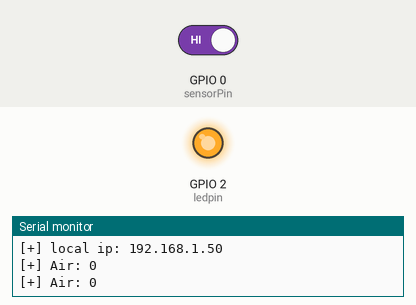
Bench run of a sketch on a simulated ESP8266 (NodeMCU). On the bench: output pins drawn as LEDs (lit = HIGH), the last lines printed to the serial monitor. The test bench sets the inputs (shaded band); at power-on: GPIO 0 (sensorPin) HIGH. WiFi joins after 1.5 s; servers stay silent unless stated; uploads are accepted with an empty reply.

Above: at 3.0 s.
3.1 s: GPIO 0 (sensorPin) driven LOW
At 7.5 s:
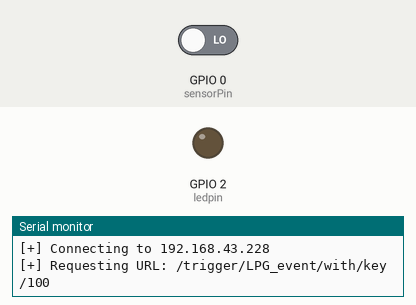
Timing chart, 0 to 13.1 s (numbered marks = the images above; inputs shaded):
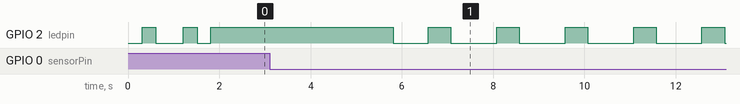

The sketch:

CODE.ino
```cpp
#include <ESP8266WiFi.h>
#include <ArduinoJson.h>

const char *ssid = "mmd";         // WiFi Name
const char *pass = "mgstudio884"; // WiFi Password

const int httpPort = 5550;
const char *host = "192.168.43.228";
const char *DeviceKey  = "100";

const int ledpin = 2;
const int sensorPin = 0;
int lpg;

void send_event();

WiFiClient client;

void setup()
{
       Serial.begin(115200);
       delay(10);

       pinMode(ledpin, OUTPUT);
       pinMode(sensorPin, INPUT);
       digitalWrite(ledpin, HIGH);

       Serial.println("[+] Connecting to ");
       Serial.println(ssid);

       WiFi.begin(ssid, pass);

       while (WiFi.status() != WL_CONNECTED)
     {
            Serial.print(".");
            digitalWrite(ledpin, LOW);
            delay(300);
            digitalWrite(ledpin, HIGH);
            delay(300);
            digitalWrite(ledpin, LOW);
            delay(300);
            digitalWrite(ledpin, HIGH);
     }
      Serial.println("");
      Serial.println("[+] WiFi connected");
      Serial.print("[+] local ip: ");
      Serial.println(WiFi.localIP());
 }
void loop()
{
     lpg = !digitalRead(sensorPin);

     Serial.print("[+] Air: ");
     Serial.println(lpg);

     if (lpg == 1)
     {

     digitalWrite(ledpin, HIGH);
     delay(2000);
     digitalWrite(ledpin, LOW);
     send_event();

     }
     delay(1000);
}

void send_event(){

  Serial.print("[+] Connecting to ");
  Serial.println(host);

  WiFiClient client;

  if (!client.connect(host, httpPort)) {

    Serial.println("[+] Connection failed");
    digitalWrite(ledpin, LOW);
    delay(500);
    digitalWrite(ledpin, HIGH);
    delay(500);
    digitalWrite(ledpin, LOW);
    delay(500);
    digitalWrite(ledpin, HIGH);
    return;

  }

  String url = "/trigger/";
  url += "LPG_event";
  url += "/with/key/";
  url += DeviceKey;

  Serial.print("[+] Requesting URL: ");
  Serial.println(url);

  client.print(String("GET ") + url + " HTTP/1.1\r\n" +
               "Host: " + host + "\r\n" +
               "Connection: close\r\n\r\n");

  while(client.connected())
  {

    if(client.available())
    {

      digitalWrite(ledpin, LOW);
      delay(500);
      digitalWrite(ledpin, HIGH);
      delay(500);
      digitalWrite(ledpin, LOW);
      delay(500);
      digitalWrite(ledpin, HIGH);

    } else {

      delay(50);

    };
  }

  String line = client.readStringUntil('}');
  line = line + "}";
  line = line.substring(145);
  line.trim();

  //Serial.println(line);

  StaticJsonDocument<200> jsonBuffer;
  //JsonObject root = jsonBuffer.parseObject(line);
  auto error = deserializeJson(jsonBuffer, line);

  if (error) {
    Serial.println("[+] Can not parse json data!");
    digitalWrite(ledpin, LOW);
    delay(300);
    digitalWrite(ledpin, HIGH);
    delay(300);
    digitalWrite(ledpin, LOW);
    delay(300);
    digitalWrite(ledpin, HIGH);
    delay(300);
    digitalWrite(ledpin, LOW);
    delay(300);
    digitalWrite(ledpin, HIGH);
  }
  String code = jsonBuffer["code"];
  String data = jsonBuffer["data"];
  Serial.print("[-] Code : ");
  Serial.println(code);
  Serial.print("[-] Date: ");
  Serial.println(data);
  Serial.println("[+] Connection closed!");
  Serial.println();
  client.stop();
}
```

Measured:
- after the input at 3.1 s, GPIO 2 (ledpin): HIGH → LOW after 2.7 s, then repeats every 1.5 s: HIGH 0.50 s, LOW 1.0 s
